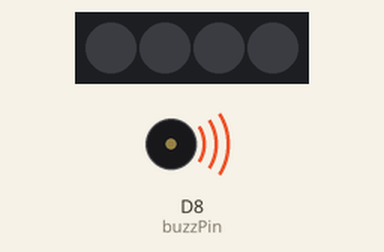
The program below on a simulated ESP8266 (NodeMCU). On the bench: 4 RGB LEDs in strip order, left to right, buzzer (waves = sounding, pin HIGH). Dim RGB values are drawn brighter than linear; random numbers use the default seed unless the program sets one.

Above: at 0.1 s.
At 39.1 s:
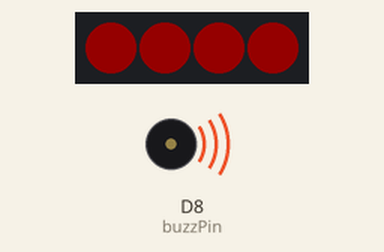
Timing chart, 0 to 40.0 s (numbered marks = the images above):
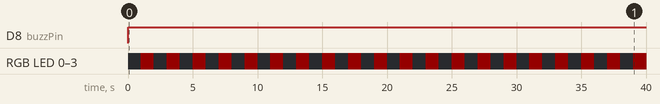

Measured:
- by itself, D8 (buzzPin): LOW → HIGH at 0.02 s
- by itself, RGB LED 0–3: alternates RGB(20, 0, 0) for 1.0 s and off for 1.0 s

The program:

main.cpp
```cpp
#include <Arduino.h>
#include <FastLED.h>

#define NUM_LEDS 4
#define DATA_PIN D3
int buttonPin = D6;
int buzzPin = D8;

int ledState;
int buzzState;

unsigned long previousMillis = 0;
const long interval = 1000;

unsigned long previousMillis2 = 0;
const long interval2 = 20;

CRGB leds[NUM_LEDS];

int randd() {
  const int max = 255;
  const int min = 0;

  int range = max - min + 1;
  int num = rand() % range + min;

  return num;
}

void setup()
{
  FastLED.addLeds<WS2812, DATA_PIN, GRB>(leds, NUM_LEDS);
  pinMode(buttonPin, INPUT_PULLUP);
  pinMode(buzzPin, OUTPUT);
}

void loop()
{
  unsigned long currentMillis = millis();
  //int buttonState = digitalRead(buttonPin);

  // leds[0] = CRGB(255, 0, 0);
  // leds[1] = CRGB(255, 0, 0);
  // leds[2] = CRGB(255, 0, 0);
  // leds[3] = CRGB(255, 0, 0);

  // if (buttonState == LOW) {
  //   FastLED.show();
  // } else {
  //   for(int dot = 0; dot < NUM_LEDS; dot++) {
  //     leds[dot] = CRGB::Black;
  //   }

  //   FastLED.show();
  // }

  // digitalWrite(buzzPin, HIGH);
  // digitalWrite(buzzPin, LOW);

  if (currentMillis - previousMillis >= interval) {
    previousMillis = currentMillis;

    if (ledState == 0) {
      ledState = 20;
    } else {
      ledState = 0;
    }

    for(int dot = 0; dot < NUM_LEDS; dot++) {
      leds[dot] = CRGB(ledState, 0, 0);
    }

    FastLED.show();
  }

  if (currentMillis - previousMillis2 >= interval2) {
    previousMillis2 = currentMillis;

    if (buzzState == LOW) {
      buzzState = HIGH;
    } else {
      buzzState = LOW;
    }

    digitalWrite(buzzPin, HIGH);
  }
}
```
